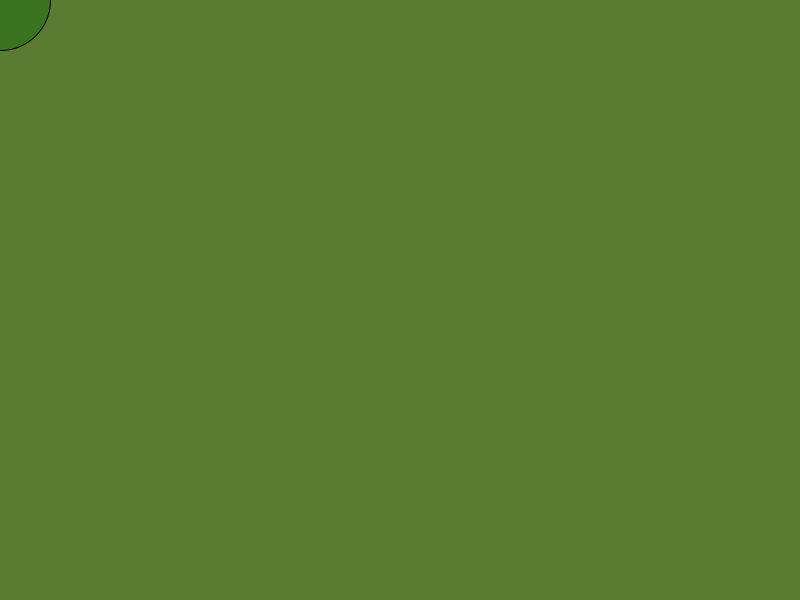
Frame 1 (no input)
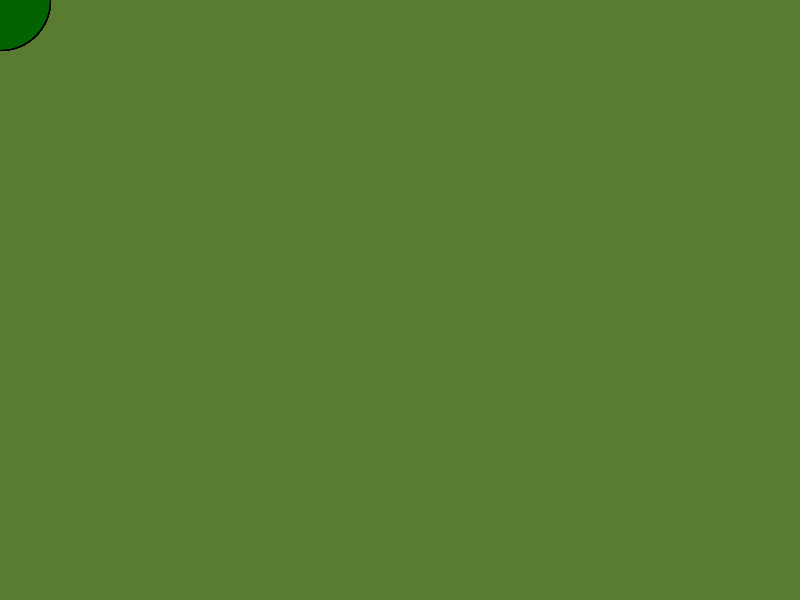
Frame 60 (the mouse pressed at the canvas centre just before this capture)
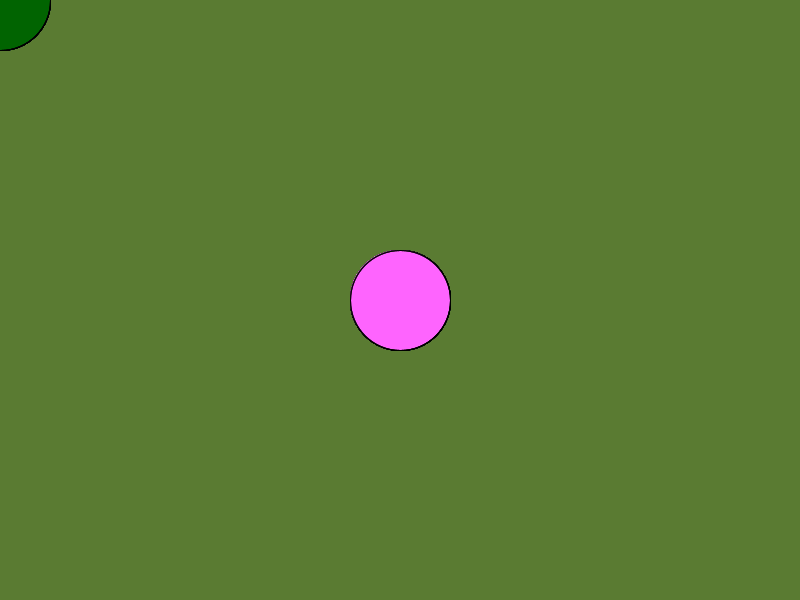
Frame 120 (the mouse held since frame 60 and released just before this capture)

The Processing sketch that drew these frames (run headless with seeded random() and noise(); from frame 60 on, the mouse is pressed at the canvas centre):

// Processing sketch: sketch_1_Intro
// ── sketch_1_Intro.pde
// intro to processing
// sketch 3.
// AUB
// p5Bournemouth
// Ashley James Brown for Not Yet Invented
//-----------------------------------------------------------------------------------


void setup() {
  // define the width and height of your canvas in pixels
  size(800, 600);
  //define the background colour with red,green,blue values
  background(90, 123, 50);
}


//-----------------------------------------------------------------------------------

void draw() {
  //background(90, 123, 50);
  
  // fill a shape with a colour using red,green,blue values
  fill (mouseX, 100, mouseY,90);
  
  // draw a circle at x,y position with a width and height in pixels.
  ellipse(mouseX,mouseY,100,100);

}
